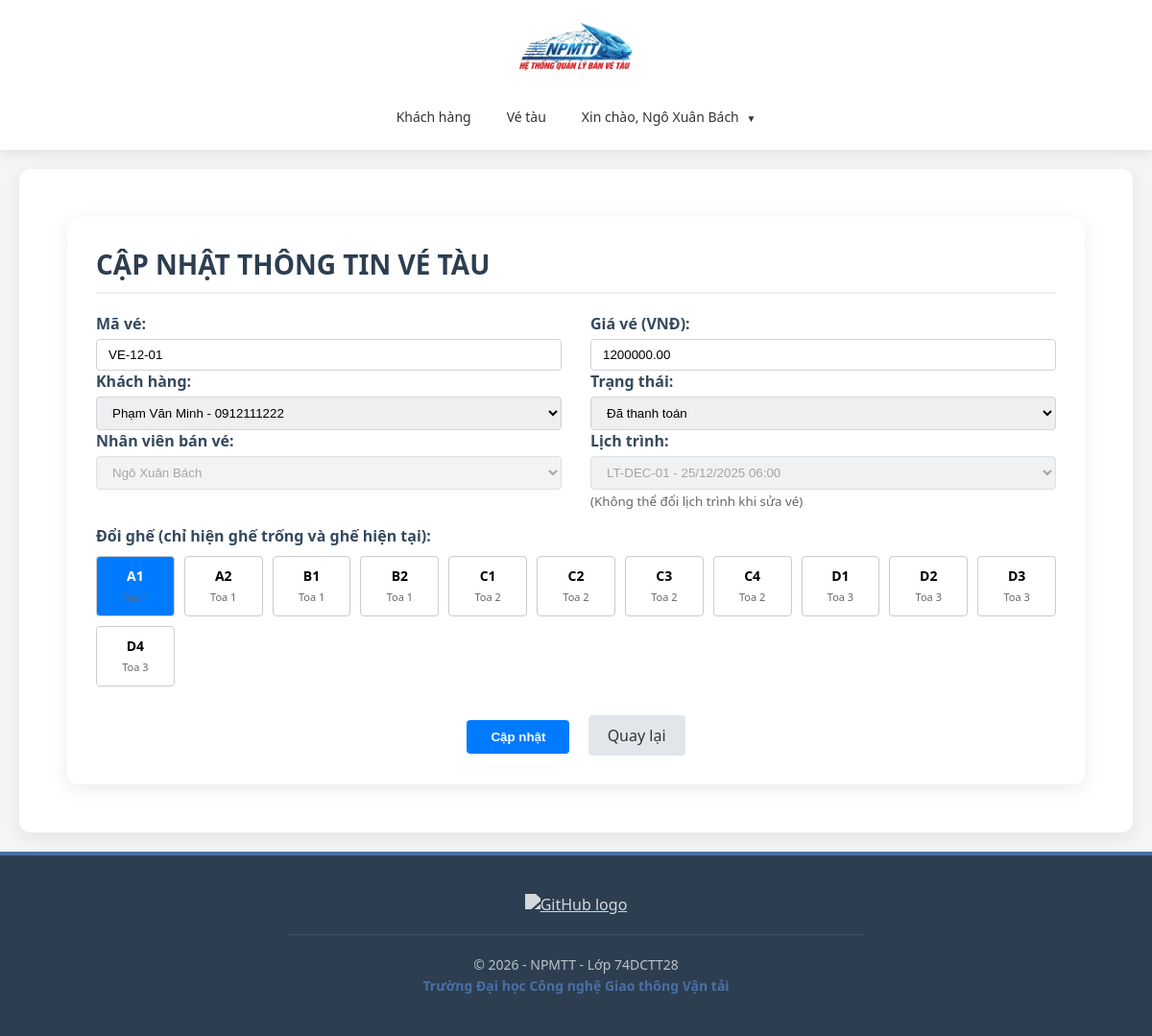
Screenshot of /modules/ve-tau/sua.php?id=31 (signed in) with the database file from the repository.
### tables this page shows
CREATE TABLE IF NOT EXISTS `ve_tau` (
  `id` int(11) NOT NULL AUTO_INCREMENT,
  `ma_ve` varchar(20) NOT NULL,
  `id_khach_hang` int(11) NOT NULL,
  `id_lich_trinh` int(11) NOT NULL,
  `id_ghe` int(11) NOT NULL,
  `id_nhan_vien` int(11) DEFAULT NULL,
  `ngay_dat` datetime DEFAULT current_timestamp(),
  `gia_ve` decimal(10,2) NOT NULL,
  `trang_thai` varchar(20) NOT NULL,
  PRIMARY KEY (`id`),
  UNIQUE KEY `ma_ve` (`ma_ve`),
  UNIQUE KEY `unique_booking` (`id_lich_trinh`,`id_ghe`),
  KEY `id_khach_hang` (`id_khach_hang`),
  KEY `id_ghe` (`id_ghe`),
  KEY `id_nhan_vien` (`id_nhan_vien`)
);

CREATE TABLE IF NOT EXISTS `khach_hang` (
  `id` int(11) NOT NULL AUTO_INCREMENT,
  `cccd` varchar(20) DEFAULT NULL,
  `ho_ten` varchar(100) NOT NULL,
  `ngay_sinh` date NOT NULL DEFAULT curdate(),
  `gioi_tinh` varchar(20) NOT NULL,
  `sdt` varchar(20) NOT NULL,
  `dia_chi` varchar(255) NOT NULL,
  PRIMARY KEY (`id`),
  UNIQUE KEY `sdt` (`sdt`),
  UNIQUE KEY `cccd` (`cccd`)
);

CREATE TABLE IF NOT EXISTS `lich_trinh` (
  `id` int(11) NOT NULL AUTO_INCREMENT,
  `ma_lich_trinh` varchar(20) DEFAULT NULL,
  `id_tau` int(11) NOT NULL,
  `id_tuyen_duong` int(11) NOT NULL,
  `ngay_di` datetime NOT NULL,
  `ngay_den` datetime NOT NULL,
  `trang_thai` varchar(20) NOT NULL,
  PRIMARY KEY (`id`),
  UNIQUE KEY `unique_tau_schedule` (`id_tau`,`ngay_di`),
  UNIQUE KEY `ma_lich_trinh` (`ma_lich_trinh`),
  KEY `id_tuyen_duong` (`id_tuyen_duong`)
);

CREATE TABLE IF NOT EXISTS `ghe` (
  `id` int(11) NOT NULL AUTO_INCREMENT,
  `so_ghe` varchar(10) NOT NULL COMMENT 'VD: A1, B2',
  `id_toa_tau` int(11) NOT NULL,
  PRIMARY KEY (`id`),
  UNIQUE KEY `unique_ghe_trong_toa` (`so_ghe`,`id_toa_tau`),
  KEY `id_toa_tau` (`id_toa_tau`)
);

CREATE TABLE IF NOT EXISTS `toa_tau` (
  `id` int(11) NOT NULL AUTO_INCREMENT,
  `ma_toa` varchar(20) NOT NULL COMMENT 'VD: Toa 1, Toa 2',
  `id_tau` int(11) NOT NULL,
  `id_loai_toa` int(11) NOT NULL,
  PRIMARY KEY (`id`),
  UNIQUE KEY `unique_toa_trong_tau` (`ma_toa`,`id_tau`),
  KEY `id_tau` (`id_tau`),
  KEY `id_loai_toa` (`id_loai_toa`)
);

### modules/ve-tau/sua.php (the view, shortened to what this page needs)
<?php
require_once __DIR__ . '/../../bootstrap.php';
require_once __DIR__ . '/../../includes/header.php';
$conn = $db->getConnection();
$sql_khach_hang = "SELECT id, ho_ten, sdt FROM khach_hang ORDER BY ho_ten";
$khach_hang_list = $conn->query($sql_khach_hang)->fetchAll();
$sql_lich_trinh = "SELECT id, ma_lich_trinh, ngay_di FROM lich_trinh ORDER BY ngay_di";
$lich_trinh_list = $conn->query($sql_lich_trinh)->fetchAll();
if (isset($_GET['id'])) {
    $id = $_GET['id'];
    $stmt = $conn->prepare("SELECT * FROM ve_tau WHERE id = ?");
    $stmt->execute([$id]);
    $ve_tau = $stmt->fetch();
    $ma_ve = $ve_tau['ma_ve'];
    $id_khach_hang = $ve_tau['id_khach_hang'];
    $id_lich_trinh = $ve_tau['id_lich_trinh'];
    $id_ghe = $ve_tau['id_ghe'];
    $gia_ve = $ve_tau['gia_ve'];
    $trang_thai = $ve_tau['trang_thai'];
    $sql_ghe = "SELECT g.id, g.so_ghe, t.ma_toa
                FROM ghe g
                JOIN toa_tau t ON g.id_toa_tau = t.id
                JOIN tau tau ON t.id_tau = tau.id
                JOIN lich_trinh lt ON lt.id_tau = tau.id
                WHERE lt.id = ?
                AND (g.id = ? OR g.id NOT IN (SELECT id_ghe FROM ve_tau WHERE id_lich_trinh = ? AND id != ? AND trang_thai NOT IN ('Đã hủy')))
                ORDER BY t.ma_toa, g.so_ghe";
    $stmt_ghe = $conn->prepare($sql_ghe);
    $stmt_ghe->execute([$id_lich_trinh, $id_ghe, $id_lich_trinh, $id]);
    $ghe_list = $stmt_ghe->fetchAll();
} else {
    echo "<script>alert('Không có ID!'); window.location='index.php';</script>";
    exit();
}
?>
<div class="main-content">
    <h1>CẬP NHẬT THÔNG TIN VÉ TÀU</h1>
    <form method="post" action="">
        <div class="row" style="display: flex; flex-wrap: wrap; margin-right: -15px; margin-left: -15px;">
            <div class="col-md-6" style="flex: 0 0 50%; max-width: 50%; padding-right: 15px; padding-left: 15px; box-sizing: border-box;">
                <div class="form-group mb-20">
                    <label style="font-weight: 600; color: #34495e; display: block; margin-bottom: 5px;">Mã vé:</label>
                    <input type="text" class="form-control" name="ma_ve" value="<?php echo htmlspecialchars($ma_ve); ?>" required
                        style="width: 100%; padding: 8px 12px; border: 1px solid #ced4da; border-radius: 4px;">
                </div>
                <div class="form-group mb-20">
                    <label style="font-weight: 600; color: #34495e; display: block; margin-bottom: 5px;">Khách hàng:</label>
                    <select class="form-control" name="id_khach_hang" required style="width: 100%; padding: 8px 12px; border: 1px solid #ced4da; border-radius: 4px;">
                        <?php foreach ($khach_hang_list as $kh): ?>
                            <option value="<?php echo $kh['id']; ?>" <?php echo $id_khach_hang == $kh['id'] ? 'selected' : ''; ?>>
                                <?php echo htmlspecialchars($kh['ho_ten'] . ' - ' . $kh['sdt']); ?>
                            </option>
                        <?php endforeach; ?>
                    </select>
                </div>
                <div class="form-group mb-20">
                    <label style="font-weight: 600; color: #34495e; display: block; margin-bottom: 5px;">Nhân viên bán vé:</label>
                    <select class="form-control" name="id_nhan_vien" style="width: 100%; padding: 8px 12px; border: 1px solid #ced4da; border-radius: 4px;" disabled>
                        <option value="<?php echo $id_nhan_vien = $_SESSION['user']['id']; ?>">
                            <?php echo htmlspecialchars($_SESSION['user']['ho_ten']); ?>
                        </option>
                    </select>
                </div>
            </div>
            <div class="col-md-6" style="flex: 0 0 50%; max-width: 50%; padding-right: 15px; padding-left: 15px; box-sizing: border-box;">
                <div class="form-group mb-20">
                    <label style="font-weight: 600; color: #34495e; display: block; margin-bottom: 5px;">Giá vé (VNĐ):</label>
                    <input type="number" class="form-control" name="gia_ve" id="gia_ve" readonly
                        value="<?php echo htmlspecialchars($gia_ve); ?>" required min="0"
                        style="width: 100%; padding: 8px 12px; border: 1px solid #ced4da; border-radius: 4px;">
                </div>
                <div class="form-group mb-20">
                    <label style="font-weight: 600; color: #34495e; display: block; margin-bottom: 5px;">Trạng thái:</label>
                    <select class="form-control" name="trang_thai" required style="width: 100%; padding: 8px 12px; border: 1px solid #ced4da; border-radius: 4px;">
                        <option value="Đã thanh toán" <?php echo $trang_thai == 'Đã thanh toán' ? 'selected' : ''; ?>>Đã thanh toán</option>
                    </select>
                </div>
                <div class="form-group mb-20">
                    <label style="font-weight: 600; color: #34495e; display: block; margin-bottom: 5px;">Lịch trình:</label>
                    <select class="form-control" name="id_lich_trinh" disabled style="width: 100%; padding: 8px 12px; border: 1px solid #ced4da; border-radius: 4px; background: #e9ecef;">
                        <?php foreach ($lich_trinh_list as $lt): ?>
                            <option value="<?php echo $lt['id']; ?>" <?php echo $id_lich_trinh == $lt['id'] ? 'selected' : ''; ?>>
                                <?php echo htmlspecialchars($lt['ma_lich_trinh'] . ' - ' . date('d/m/Y H:i', strtotime($lt['ngay_di']))); ?>
                            </option>
                        <?php endforeach; ?>
                    </select>
                    <small style="color: #666;">(Không thể đổi lịch trình khi sửa vé)</small>
                </div>
            </div>
            <div class="col-12" style="width: 100%; padding: 0 15px; margin-top: 15px;">
                <label style="font-weight: 600; color: #34495e; display: block; margin-bottom: 10px;">Đổi ghế (chỉ hiện ghế trống và ghế hiện tại):</label>
                <div style="display: grid; grid-template-columns: repeat(auto-fill, minmax(80px, 1fr)); gap: 10px;">
                    <?php foreach ($ghe_list as $ghe): ?>
                        <label class="ghe-item" style="border: 1px solid #ccc; padding: 10px; text-align: center; border-radius: 4px; cursor: pointer; background: #fff; position: relative;">
                            <div class="ghe-content">
                                <strong style="display: block; font-size: 14px;"><?php echo htmlspecialchars($ghe['so_ghe']); ?></strong>
                                <span style="font-size: 11px; color: #666;"><?php echo htmlspecialchars($ghe['ma_toa']); ?></span>
                            </div>
                        </label>
                    <?php endforeach; ?>
                </div>
            </div>
        </div>
        <div style="text-align: center; margin-top: 30px;">
            <button type="submit" name="btnEdit" style="background: #007bff; color: white; padding: 10px 25px; border: none; border-radius: 4px; cursor: pointer; font-weight: 600;">
                <i class="bi bi-save"></i> Cập nhật
            </button>
            <a href="index.php" style="margin-left: 15px; color: #333; text-decoration: none; padding: 10px 20px; background: #e2e6ea; border-radius: 4px; display: inline-block;">
                <i class="bi bi-arrow-left"></i> Quay lại
            </a>
        </div>
    </form>
</div>
<?php
require_once '../../includes/footer.php';
?>

### assets/css/layout.css (style rules this page uses)
* { margin: 0; padding: 0; box-sizing: border-box; }
body { font-family: 'Segoe UI', Tahoma, Geneva, Verdana, sans-serif; background-color: #f5f5f5; min-height: 100vh; display: flex; flex-direction: column; }
.main-content { margin: 20px; padding: 30px; background-color: white; border-radius: 12px; box-shadow: 0 5px 20px rgba(0, 0, 0, 0.08); flex: 1; }
.main-content h1 { color: #2c3e50; font-size: 28px; margin-bottom: 20px; padding-bottom: 10px; border-bottom: 2px solid #f0f0f0; }

### modules/ve-tau/sua.php (style rules this page uses)
.ghe-item:has(input:checked) { background-color: #007bff !important; color: white; border-color: #007bff; }
.ghe-item:has(input:checked) span { color: #eee; }

### rows the page displays
ve_tau: ma_ve "VE-12-01", id_khach_hang "Phạm Văn Minh - 0912111222", gia_ve "1200000.00", trang_thai "Đã thanh toán", id_lich_trinh "LT-DEC-01 - 25/12/2025 06:00"
ghe: so_ghe "A1"
ghe: so_ghe "A2", id_toa_tau.ma_toa "Toa 1"
ghe: so_ghe "B1", id_toa_tau.ma_toa "Toa 1"
ghe: so_ghe "B2", id_toa_tau.ma_toa "Toa 1"
ghe: so_ghe "C1", id_toa_tau.ma_toa "Toa 2"
ghe: so_ghe "C2", id_toa_tau.ma_toa "Toa 2"
ghe: so_ghe "C3", id_toa_tau.ma_toa "Toa 2"
ghe: so_ghe "C4", id_toa_tau.ma_toa "Toa 2"
ghe: so_ghe "D1", id_toa_tau.ma_toa "Toa 3"
ghe: so_ghe "D2", id_toa_tau.ma_toa "Toa 3"
ghe: so_ghe "D3", id_toa_tau.ma_toa "Toa 3"
ghe: so_ghe "D4", id_toa_tau.ma_toa "Toa 3"

### other values shown
$_SESSION['user']['ho_ten'] "Ngô Xuân Bách"
form field id_nhan_vien "Ngô Xuân Bách"
